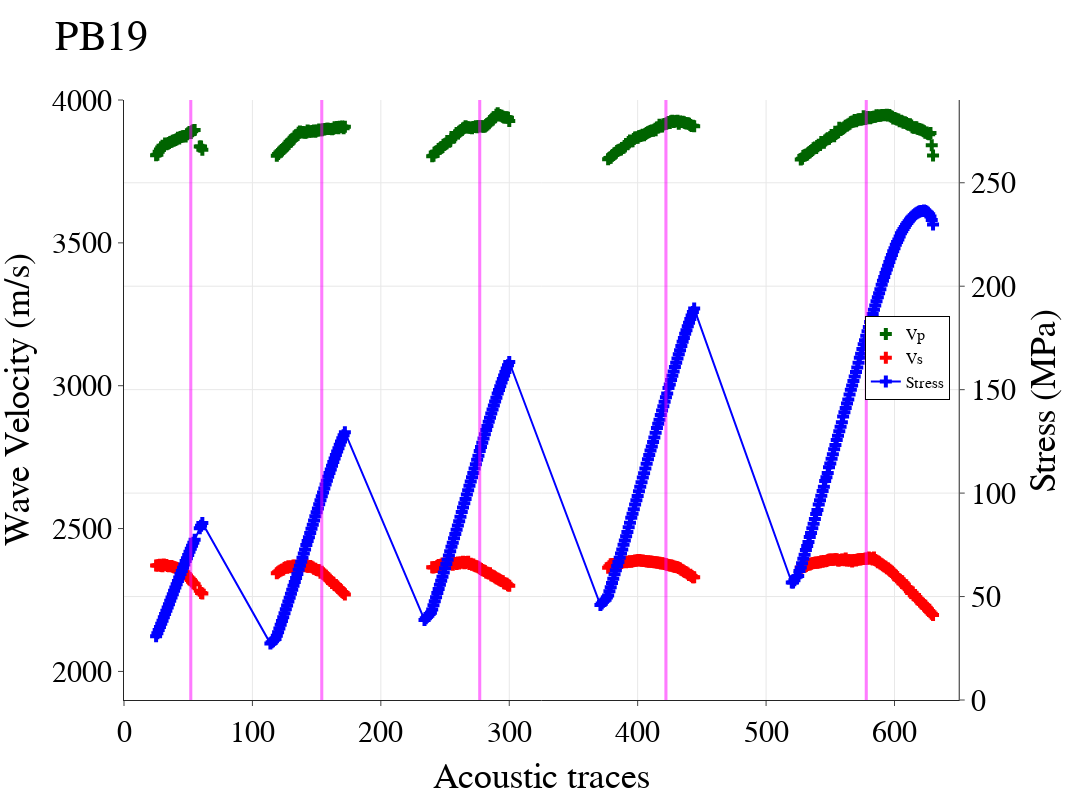

Notebook code for this chart:
### Code cell
fig = make_subplots(specs=[[{"secondary_y": True}]])


## Experimental data

# Germany
fig.add_trace(go.Scatter(x = Traces_PB19, y = Pvel_PB19,  mode='markers', marker_symbol='cross', name='Vp', marker=dict(color='darkgreen',size=10)))
fig.add_trace(go.Scatter(x = Traces_PB19, y = Svel_PB19,  mode='markers', marker_symbol='cross', name='Vs', marker=dict(color='red',size=10)))
fig.add_trace(go.Scatter(x = Traces_PB19, y = Stress_PB19,  mode='lines+markers', marker_symbol='cross', name='Stress', marker=dict(color='blue',size=10)), secondary_y=True)

# fig.add_trace(go.Scatter(x = Traces_PB19, y = TotalP_PB19,  mode='lines+markers', marker_symbol='cross', name='Total Vp', marker=dict(color='blue',size=5)))
# fig.add_trace(go.Scatter(x = Traces_PB19, y = TotalS_PB19,  mode='lines+markers', marker_symbol='cross', name='Total Vs', marker=dict(color='orange',size=5)))


fig.update_layout(template="simple_white", autosize=False, width=1400, height=800,
    title="PB19",
    xaxis_title="Acoustic traces",
    yaxis_title="Wave Velocity (m/s)",
    yaxis2_title='Stress (MPa)',
    font=dict(
        family="New Times Roman",
        size=30,
        color="Black"
    ),
    legend=dict(title=None, orientation='v', y=0.5, yanchor="bottom", x=0.93, xanchor="right", font=dict(size = 16), bordercolor='black', borderwidth=1)
)

# plotly manual axis adjustments
fig.update_yaxes(range=[1900,4000], secondary_y=False)
fig.update_yaxes(range=[0,290], secondary_y=True)
fig.update_xaxes(range=[0,650])
fig.update_yaxes(showgrid=True)
fig.update_xaxes(showgrid=True)
fig['layout']['yaxis']['showgrid'] = False
fig.add_vline(x=52, line_width=3, line_color="fuchsia")
fig.add_vline(x=52, line_width=3, line_color="fuchsia")
fig.add_vline(x=154, line_width=3, line_color="fuchsia")
fig.add_vline(x=154, line_width=3, line_color="fuchsia")
fig.add_vline(x=277, line_width=3, line_color="fuchsia")
fig.add_vline(x=277, line_width=3, line_color="fuchsia")
fig.add_vline(x=422, line_width=3, line_color="fuchsia")
fig.add_vline(x=422, line_width=3, line_color="fuchsia")
fig.add_vline(x=578, line_width=3, line_color="fuchsia")
fig.add_vline(x=578, line_width=3, line_color="fuchsia")

fig.show()

### Figure 1 — Plotly figure (JSON) as saved in the notebook; plotly's stock layout.template omitted (floating-point values rounded to 4 significant figures; data arrays with more than 128 entries replaced by an {"elided": "..."} marker saying what was removed)
{"data": [{"marker": {"color": "darkgreen", "size": 10, "symbol": "cross"}, "mode": "markers", "name": "Vp", "type": "scatter", "x": {"elided": "628 int values"}, "y": {"elided": "628 float values"}}, {"marker": {"color": "red", "size": 10, "symbol": "cross"}, "mode": "markers", "name": "Vs", "type": "scatter", "x": {"elided": "628 int values"}, "y": {"elided": "628 float values"}}, {"marker": {"color": "blue", "size": 10, "symbol": "cross"}, "mode": "lines+markers", "name": "Stress", "type": "scatter", "x": {"elided": "628 int values"}, "xaxis": "x", "y": {"elided": "628 float values"}, "yaxis": "y2"}], "layout": {"autosize": false, "font": {"color": "Black", "family": "New Times Roman", "size": 30}, "height": 800, "legend": {"bordercolor": "black", "borderwidth": 1, "font": {"size": 16}, "orientation": "v", "title": {}, "x": 0.93, "xanchor": "right", "y": 0.5, "yanchor": "bottom"}, "shapes": [{"line": {"color": "fuchsia", "width": 3}, "type": "line", "x0": 52, "x1": 52, "xref": "x", "y0": 0, "y1": 1, "yref": "y domain"}, {"line": {"color": "fuchsia", "width": 3}, "type": "line", "x0": 52, "x1": 52, "xref": "x", "y0": 0, "y1": 1, "yref": "y domain"}, {"line": {"color": "fuchsia", "width": 3}, "type": "line", "x0": 154, "x1": 154, "xref": "x", "y0": 0, "y1": 1, "yref": "y domain"}, {"line": {"color": "fuchsia", "width": 3}, "type": "line", "x0": 154, "x1": 154, "xref": "x", "y0": 0, "y1": 1, "yref": "y domain"}, {"line": {"color": "fuchsia", "width": 3}, "type": "line", "x0": 277, "x1": 277, "xref": "x", "y0": 0, "y1": 1, "yref": "y domain"}, {"line": {"color": "fuchsia", "width": 3}, "type": "line", "x0": 277, "x1": 277, "xref": "x", "y0": 0, "y1": 1, "yref": "y domain"}, {"line": {"color": "fuchsia", "width": 3}, "type": "line", "x0": 422, "x1": 422, "xref": "x", "y0": 0, "y1": 1, "yref": "y domain"}, {"line": {"color": "fuchsia", "width": 3}, "type": "line", "x0": 422, "x1": 422, "xref": "x", "y0": 0, "y1": 1, "yref": "y domain"}, {"line": {"color": "fuchsia", "width": 3}, "type": "line", "x0": 578, "x1": 578, "xref": "x", "y0": 0, "y1": 1, "yref": "y domain"}, {"line": {"color": "fuchsia", "width": 3}, "type": "line", "x0": 578, "x1": 578, "xref": "x", "y0": 0, "y1": 1, "yref": "y domain"}], "title": {"text": "PB19"}, "width": 1400, "xaxis": {"anchor": "y", "domain": [0, 0.94], "range": [0, 650], "showgrid": true, "title": {"text": "Acoustic traces"}}, "yaxis": {"anchor": "x", "domain": [0, 1], "range": [1900, 4000], "showgrid": false, "title": {"text": "Wave Velocity (m/s)"}}, "yaxis2": {"anchor": "x", "overlaying": "y", "range": [0, 290], "showgrid": true, "side": "right", "title": {"text": "Stress (MPa)"}}}}
